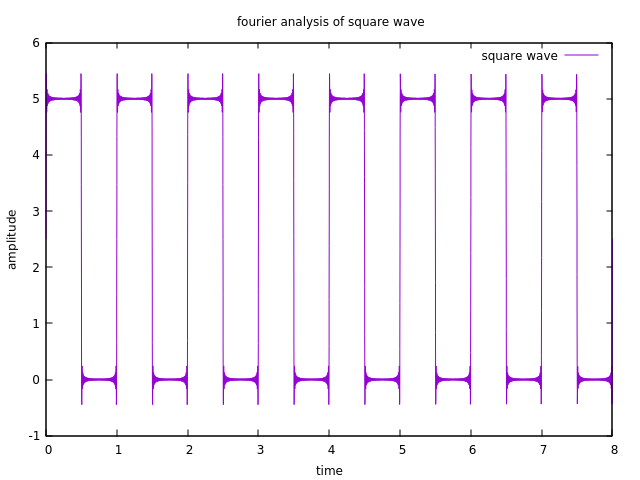

Write the gnuplot code that produced this figure.
#!/usr/bin/gnuplot -persist
#
#    
#    	G N U P L O T
#    	Version 5.0 patchlevel 3    last modified 2016-02-21 
#    
#    	Copyright (C) 1986-1993, 1998, 2004, 2007-2016
#    	Thomas Williams, Colin Kelley and many others
#    
#    	gnuplot home:     http://www.gnuplot.info
#    	faq, bugs, etc:   type "help FAQ"
#    	immediate help:   type "help"  (plot window: hit 'h')
# set terminal qt 0 font "Sans,9"
# set output
unset clip points
set clip one
unset clip two
set bar 1.000000 front
set border 31 front lt black linewidth 1.000 dashtype solid
set zdata 
set ydata 
set xdata 
set y2data 
set x2data 
set boxwidth
set style fill  empty border
set style rectangle back fc  bgnd fillstyle   solid 1.00 border lt -1
set style circle radius graph 0.02, first 0.00000, 0.00000 
set style ellipse size graph 0.05, 0.03, first 0.00000 angle 0 units xy
set dummy x, y
set format x "% h" 
set format y "% h" 
set format x2 "% h" 
set format y2 "% h" 
set format z "% h" 
set format cb "% h" 
set format r "% h" 
set timefmt "%d/%m/%y,%H:%M"
set angles radians
set tics back
unset grid
set raxis
set style parallel front  lt black linewidth 2.000 dashtype solid
set key title "" center
set key inside right top vertical Right noreverse enhanced autotitle nobox
set key noinvert samplen 4 spacing 1 width 0 height 0 
set key maxcolumns 0 maxrows 0
set key noopaque
unset label
unset arrow
set style increment default
unset style line
unset style arrow
set style histogram clustered gap 2 title textcolor lt -1
unset object
set style textbox transparent margins  1.0,  1.0 border
unset logscale
set offsets 0, 0, 0, 0
set pointsize 1
set pointintervalbox 1
set encoding default
unset polar
unset parametric
unset decimalsign
set view 60, 30, 1, 1
set samples 100, 100
set isosamples 10, 10
set surface 
unset contour
set cntrlabel  format '%8.3g' font '' start 5 interval 20
set mapping cartesian
set datafile separator whitespace
unset hidden3d
set cntrparam order 4
set cntrparam linear
set cntrparam levels auto 5
set cntrparam points 5
set size ratio 0 1,1
set origin 0,0
set style data points
set style function lines
unset xzeroaxis
unset yzeroaxis
unset zzeroaxis
unset x2zeroaxis
unset y2zeroaxis
set xyplane relative 0.5
set tics scale  1, 0.5, 1, 1, 1
set mxtics default
set mytics default
set mztics default
set mx2tics default
set my2tics default
set mcbtics default
set mrtics default
set xtics border in scale 1,0.5 mirror norotate  autojustify
set xtics  norangelimit autofreq 
set ytics border in scale 1,0.5 mirror norotate  autojustify
set ytics  norangelimit autofreq 
set ztics border in scale 1,0.5 nomirror norotate  autojustify
set ztics  norangelimit autofreq 
unset x2tics
unset y2tics
set cbtics border in scale 1,0.5 mirror norotate  autojustify
set cbtics  norangelimit autofreq 
set rtics axis in scale 1,0.5 nomirror norotate  autojustify
set rtics  norangelimit autofreq 
unset paxis 1 tics
unset paxis 2 tics
unset paxis 3 tics
unset paxis 4 tics
unset paxis 5 tics
unset paxis 6 tics
unset paxis 7 tics
set title "fourier analysis of square wave" 
set title  font "" norotate
set timestamp bottom 
set timestamp "" 
set timestamp  font "" norotate
set rrange [ * : * ] noreverse nowriteback
set trange [ * : * ] noreverse nowriteback
set urange [ * : * ] noreverse nowriteback
set vrange [ * : * ] noreverse nowriteback
set xlabel "time" 
set xlabel  font "" textcolor lt -1 norotate
set x2label "" 
set x2label  font "" textcolor lt -1 norotate
set xrange [ 0.00000 : 8.00000 ] noreverse nowriteback
set x2range [ * : * ] noreverse nowriteback
set ylabel "amplitude" 
set ylabel  font "" textcolor lt -1 rotate by -270
set y2label "" 
set y2label  font "" textcolor lt -1 rotate by -270
set yrange [ * : * ] noreverse nowriteback
set y2range [ * : * ] noreverse nowriteback
set zlabel "" 
set zlabel  font "" textcolor lt -1 norotate
set zrange [ * : * ] noreverse nowriteback
set cblabel "" 
set cblabel  font "" textcolor lt -1 rotate by -270
set cbrange [ * : * ] noreverse nowriteback
set paxis 1 range [ * : * ] noreverse nowriteback
set paxis 2 range [ * : * ] noreverse nowriteback
set paxis 3 range [ * : * ] noreverse nowriteback
set paxis 4 range [ * : * ] noreverse nowriteback
set paxis 5 range [ * : * ] noreverse nowriteback
set paxis 6 range [ * : * ] noreverse nowriteback
set paxis 7 range [ * : * ] noreverse nowriteback
set zero 1e-08
set lmargin  -1
set bmargin  -1
set rmargin  -1
set tmargin  -1
set locale "en_IN"
set pm3d explicit at s
set pm3d scansautomatic
set pm3d interpolate 1,1 flush begin noftriangles noborder corners2color mean
set palette positive nops_allcF maxcolors 0 gamma 1.5 color model RGB 
set palette rgbformulae 7, 5, 15
set colorbox default
set colorbox vertical origin screen 0.9, 0.2, 0 size screen 0.05, 0.6, 0 front bdefault
set style boxplot candles range  1.50 outliers pt 7 separation 1 labels auto unsorted
set loadpath 
set fontpath 
set psdir
set fit brief errorvariables nocovariancevariables errorscaling prescale nowrap v5
GNUTERM = "qt"
x = 0.0
## Last datafile plotted: "squarewave.out"
pl "squarewave.out" u 1:2 w l t "square wave"
#    EOF
